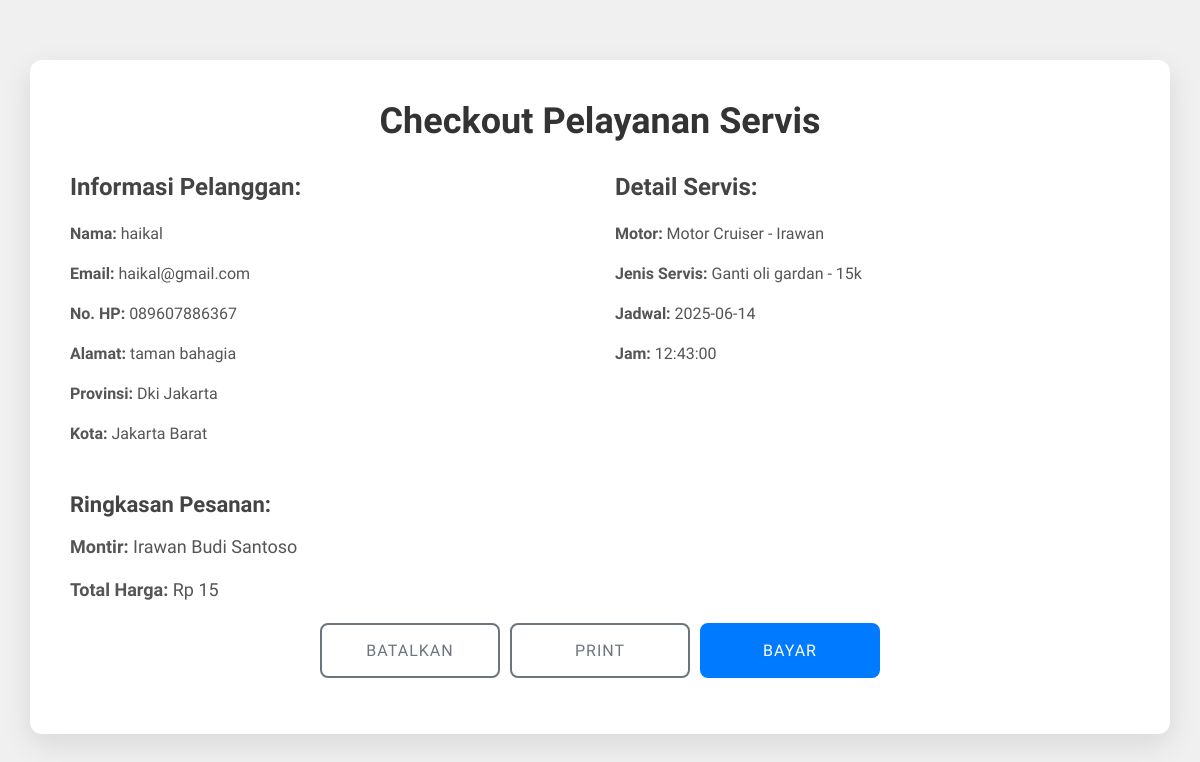
Page /index.php/maxtune/check on the committed database.
### tables this page shows
CREATE TABLE IF NOT EXISTS `booking` (
  `id` int NOT NULL AUTO_INCREMENT,
  `nama` varchar(128) NOT NULL,
  `email` varchar(128) NOT NULL,
  `nohp` varchar(12) NOT NULL,
  `alamat` varchar(128) NOT NULL,
  `provinsi` varchar(128) NOT NULL,
  `kota` varchar(128) NOT NULL,
  `motor` varchar(128) NOT NULL,
  `jenis_servis` varchar(128) NOT NULL,
  `jadwal` date NOT NULL,
  `jam` time NOT NULL,
  PRIMARY KEY (`id`)
);

### application/controllers/Maxtune.php (called while the page is built, shortened)
<?php
class Maxtune extends CI_Controller {
    function __construct(){
        $this->load->helper('url');
        $this->load->model('M_account');
    }
    public function check() {
        $this->load->model('M_account');
        $this->db->order_by('id', 'DESC');
        $query = $this->db->get('booking', 1);
        if ($query->num_rows() > 0) {
            $data['form_data'] = (array) $query->row();
        } else {
            $data['form_data'] = null;
        }
        if ($data['form_data']) {
            $motor = $data['form_data']['motor'];
            switch($motor) {
                case 'Motor Cruiser - Irawan':
                    $data['form_data']['montir'] = 'Irawan Budi Santoso';
                    break;
            }
        } else {
            $data['form_data'] = ['montir' => 'Form tidak ditemukan.'];
        }
        $this->load->view('pages/v_check', $data);
    }
}
?>

### index.php (called while the page is built, shortened)
<?php
require_once BASEPATH.'core/CodeIgniter.php';

### application/views/pages/v_check.php (the view, shortened to what this page needs)
<link rel="stylesheet" href="https://stackpath.bootstrapcdn.com/bootstrap/4.5.2/css/bootstrap.min.css">
<section>
    <div class="container">
        <h2>Checkout Pelayanan Servis</h2>
        <div class="row">
            <div class="col-md-6">
                <h3>Informasi Pelanggan:</h3>
                <p><strong>Nama:</strong> <?= !empty($form_data['nama']) ? htmlspecialchars($form_data['nama']) : ''; ?></p>
                <p><strong>Email:</strong> <?= !empty($form_data['email']) ? htmlspecialchars($form_data['email']) : ''; ?></p>
                <p><strong>No. HP:</strong> <?= !empty($form_data['nohp']) ? htmlspecialchars($form_data['nohp']) : ''; ?></p>
                <p><strong>Alamat:</strong> <?= !empty($form_data['alamat']) ? htmlspecialchars($form_data['alamat']) : ''; ?></p>
                <p><strong>Provinsi:</strong> <?= !empty($form_data['provinsi']) ? htmlspecialchars($form_data['provinsi']) : ''; ?></p>
                <p><strong>Kota:</strong> <?= !empty($form_data['kota']) ? htmlspecialchars($form_data['kota']) : ''; ?></p>
            </div>
            <div class="col-md-6">
                <h3>Detail Servis:</h3>
                <p><strong>Motor:</strong> <?= !empty($form_data['motor']) ? htmlspecialchars($form_data['motor']) : ''; ?></p>
                <p><strong>Jenis Servis:</strong> <?= !empty($form_data['jenis_servis']) ? htmlspecialchars($form_data['jenis_servis']) : ''; ?></p>
                <p><strong>Jadwal:</strong> <?= !empty($form_data['jadwal']) ? htmlspecialchars($form_data['jadwal']) : ''; ?></p>
                <p><strong>Jam:</strong> <?= !empty($form_data['jam']) ? htmlspecialchars($form_data['jam']) : ''; ?></p>
            </div>
        </div>
        <div class="summary">
            <h3>Ringkasan Pesanan:</h3>
            <p><strong>Montir:</strong> <?= htmlspecialchars($form_data['montir']); ?></p>
            <p><strong>Total Harga:</strong> <span id="total-harga"></span></p>
        </div>
        <div class="btn-container">
            <form method="post" action="<?= base_url('maxtune/hapusform/'); ?>">
                <button type="submit" class="btn-custom btn-link-custom">Batalkan</button>
            </form>
            <button type="button" class="btn-custom btn-print" onclick="window.print()">Print</button>
            <a href="<?php echo base_url().'maxtune/bayar' ?>" class="btn-custom btn-primary-custom">Bayar</a>
        </div>
    </div>
</section>

### application/views/pages/v_check.php (style rules this page uses)
section { padding: 60px 0; background-color: #f0f0f0; }
.container { background-color: #ffffff; box-shadow: 0 10px 30px rgba(0, 0, 0, 0.1); padding: 40px; border-radius: 12px; transition: transform 0.3s ease, box-shadow 0.3s ease; }
h2 { font-size: 36px; margin-bottom: 30px; text-align: center; color: #333; font-weight: 700; }
h3 { font-size: 24px; margin-bottom: 20px; color: #444; font-weight: 600; }
p { font-size: 16px; color: #555; }
.summary { margin-top: 30px; }
.summary h3 { font-size: 22px; margin-bottom: 15px; color: #444; }
.summary p { font-size: 18px; color: #555; }
.btn-container { display: flex; justify-content: center; flex-wrap: wrap; gap: 10px; margin-top: 20px; }
.btn-custom { position: relative; height: 55px; width: 180px; font-size: 16px; font-weight: 500; letter-spacing: 1px; border-radius: 8px; text-transform: uppercase; border: 2px solid transparent; outline: none; cursor: pointer; overflow: hidden; transition: 0.6s; text-align: center; }
.btn-link-custom { background-color: white; color: #6c757d; border: 2px solid #6c757d; }
.btn-print { background-color: white; color: #6c757d; border: 2px solid #6c757d; }
.btn-primary-custom { display: flex; align-items: center; justify-content: center; background-color: #007bff; color: white; border: 2px solid #007bff; text-decoration: none; }

### rows in the picture
booking: nama "haikal", email "haikal@gmail.com", nohp "089607886367", alamat "taman bahagia", provinsi "Dki Jakarta", kota "Jakarta Barat", motor "Motor Cruiser - Irawan", jenis_servis "Ganti oli gardan - 15k", jadwal "2025-06-14", jam "12:43:00"

### other values in the picture
$form_data['montir'] "Irawan Budi Santoso"
